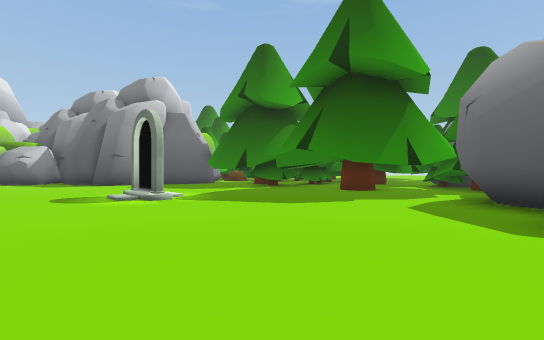
[1] (above)

24 first-person views from a walk through a scene from a Unity 3-D project. The camera is 1.3 m above the floor, looks level and sees 90° across. The floor is counted in squares, 2 m on a side. Each view is taken from the middle of a square. On the plan, view 1 faces up. The plan holds only what a view shows up to about 9 squares ahead; the rest is blank. The place goes on beyond the plan.

[2]
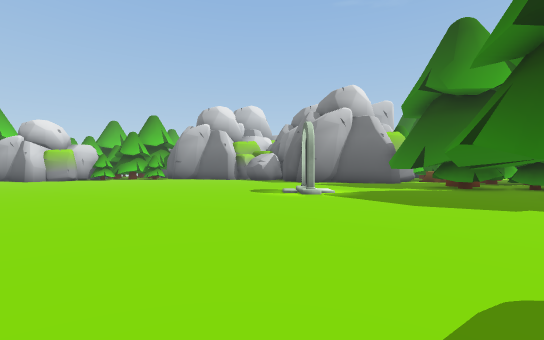

[3]
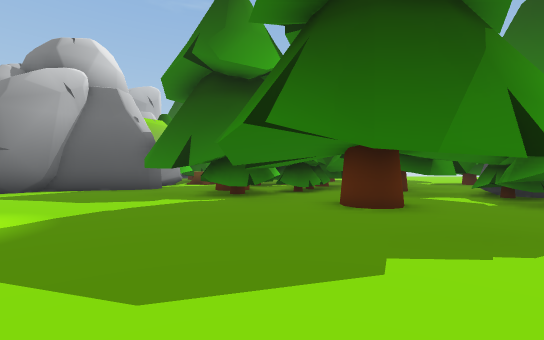

[4]
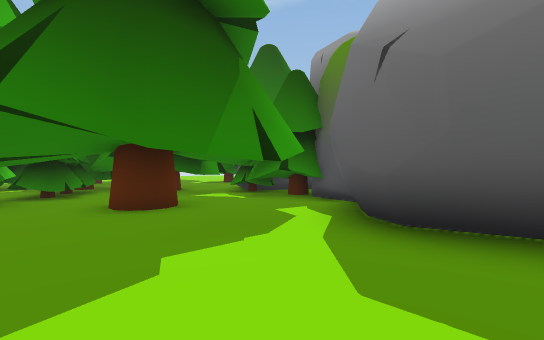

[5]
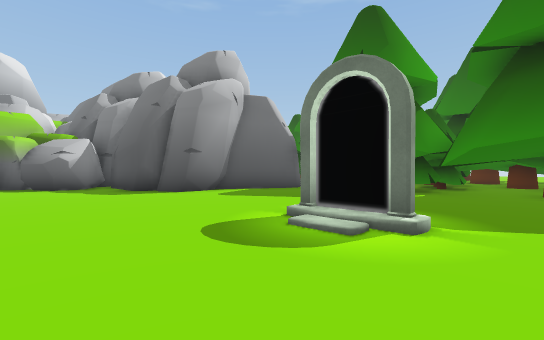

[6]
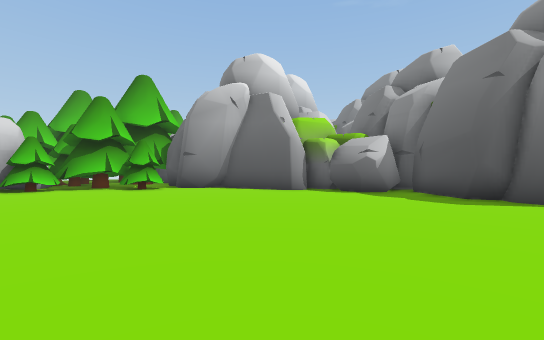

[7]
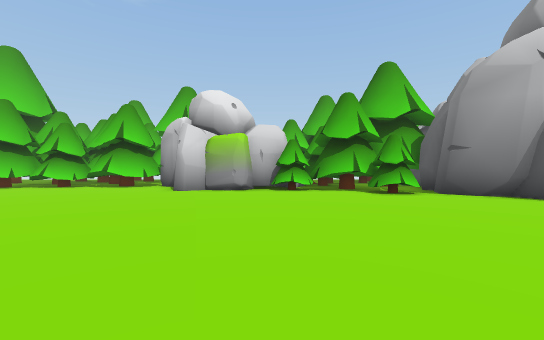

[8]
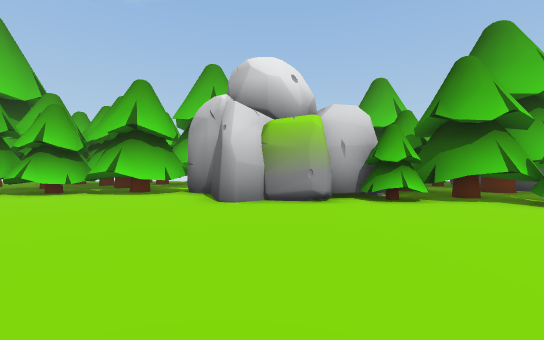

[9]
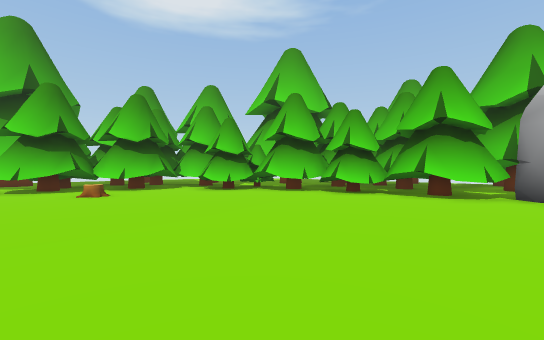

[10]
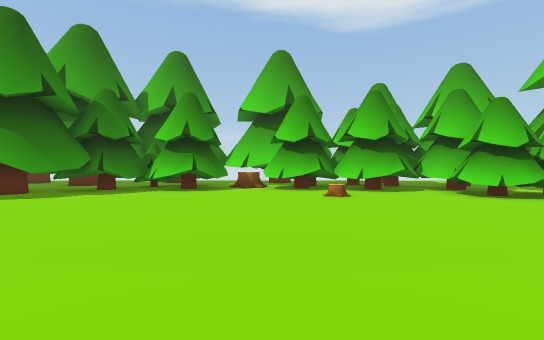

[11]
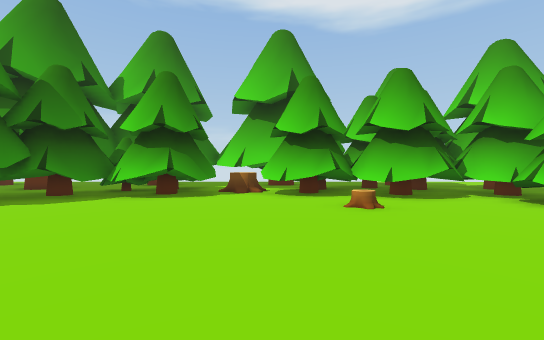

[12]
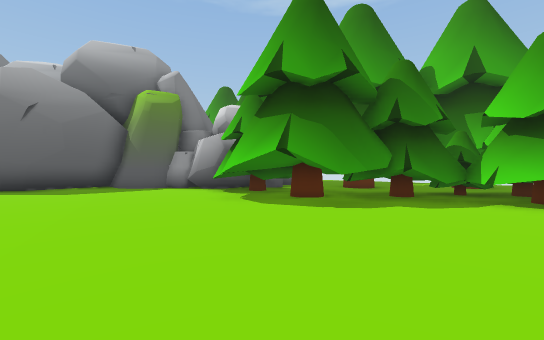

[13]
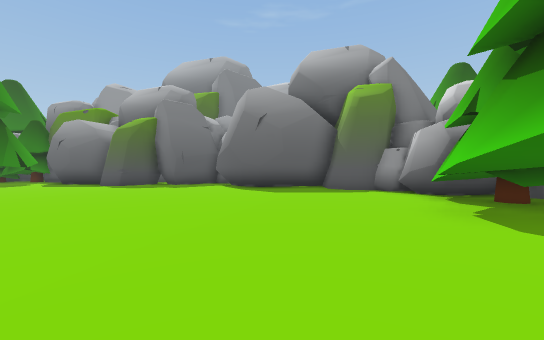

[14]
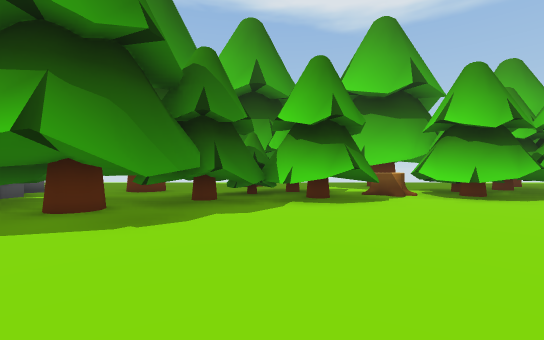

[15]
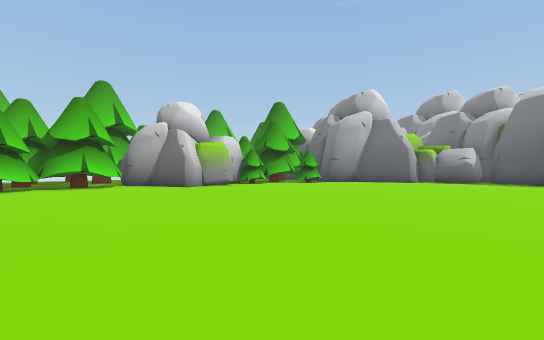

[16]
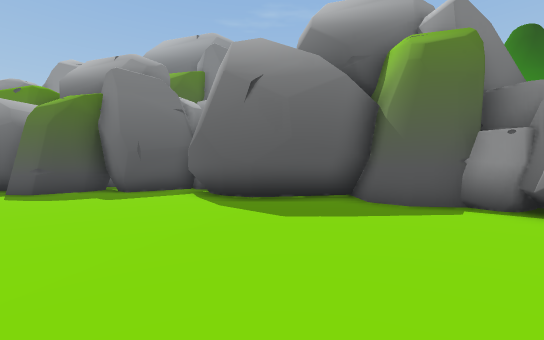

[17]
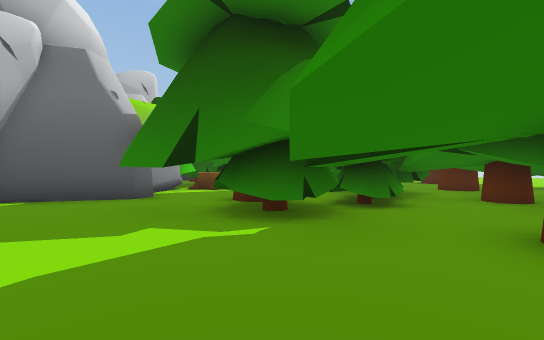

[18]
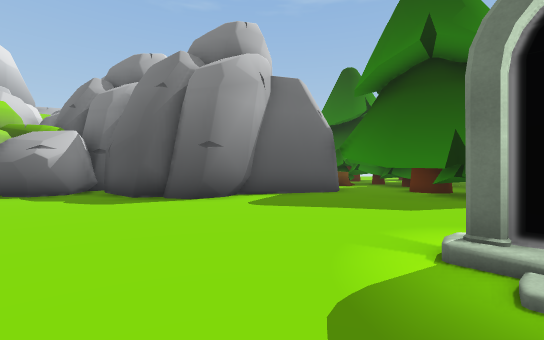

[19]
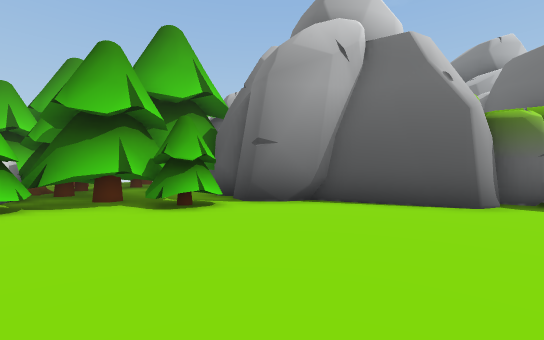

[20]
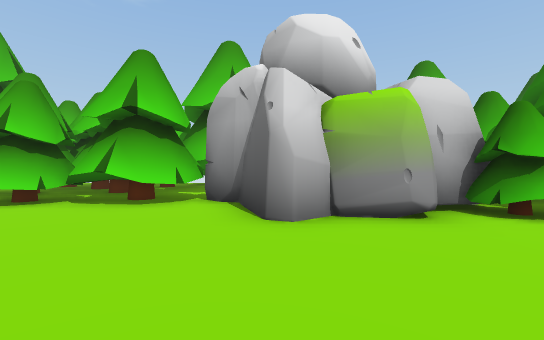

[21]
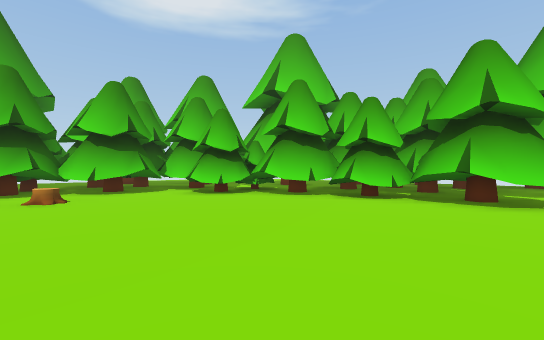

[22]
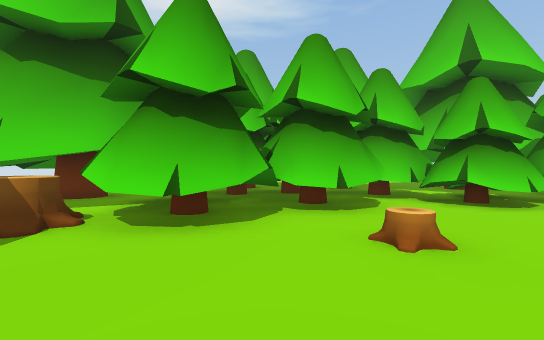

[23]
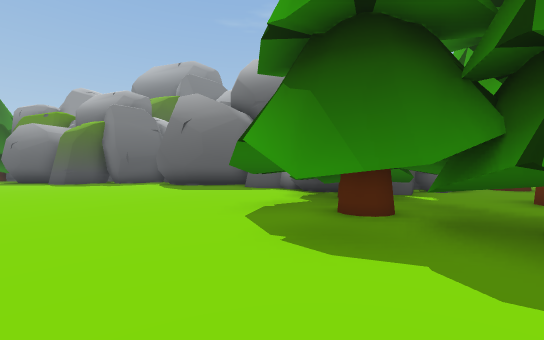

[24]
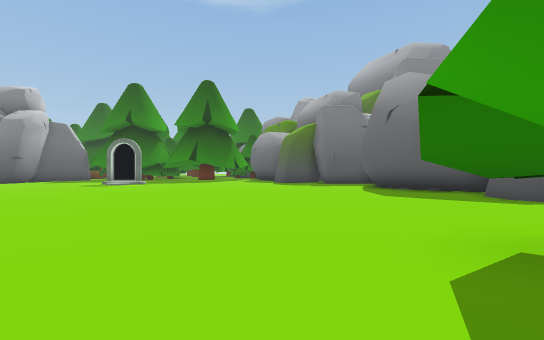

### Floor plan
Key: @ floor where view 1 was taken; # wall or solid block; . floor; T tree; R rock; S stump; O other object.
Columns run from 22 left of view 1 to 8 right of it. Each row starts with its distance up from view 1.
 15                    #  OOTTT T
 14          RR #      #..T TT#TT
 13          RRR##  ####.TTTT##TTT
 12          RRR.####...##TTT..#
 11          #....##....T#TT..TTT##
 10   #   ##...............#...#TT#
  9   #####..................T..TT
  8   # TT......................TT
  7 O TTTTT............O.....#..#
  6 OTTTT..............O....T.###
  5 O###T.....................#
  4    #T.....................#
  3    ##.....................#
  2     #.....................##
  1   ###......................#
  0   #...................@...##
 -1 #TTT.......................#
 -2 TTTT......................##
 -3 TTT.....................###
 -4 O TT....................#
 -5 OTTT....................#
 -6 OTTTT...................#
 -7 T TTT...........##T....##
 -8 T TTTT..S.......###TT###
 -9 T.TTTTTT.....T.TT##TT#
-10   TTTTTTTTT.TTTTTTTTT#
-11    TTTTTTTTSTTTTTT. T#
-12     TTT TTTSTTTT TT  #
-13      OOT T TTTT TT

Where each view was taken, in squares from view 1:
view 1: 0 up, 0 right, facing up
view 2: 0 up, 2 right, facing up-left
view 3: 4 up, 1 right, facing up
view 4: 4 up, 1 right, facing up-right
view 5: 3 up, 4 left, facing up
view 6: 4 up, 7 left, facing up-left
view 7: 4 up, 9 left, facing left
view 8: 2 up, 12 left, facing left
view 9: 0 up, 12 left, facing down-left
view 10: 1 down, 12 left, facing down
view 11: 3 down, 12 left, facing down
view 12: 3 down, 9 left, facing down-right
view 13: 4 down, 8 left, facing right
view 14: 4 down, 8 left, facing down
view 15: 4 down, 8 left, facing up-left
view 16: 4 down, 4 left, facing right
view 17: 7 up, 0 right, facing up
view 18: 5 up, 5 left, facing up
view 19: 5 up, 12 left, facing up-left
view 20: 1 up, 14 left, facing left
view 21: 1 down, 13 left, facing down-left
view 22: 7 down, 11 left, facing down-left
view 23: 7 down, 9 left, facing right
view 24: 7 down, 7 left, facing up-right
